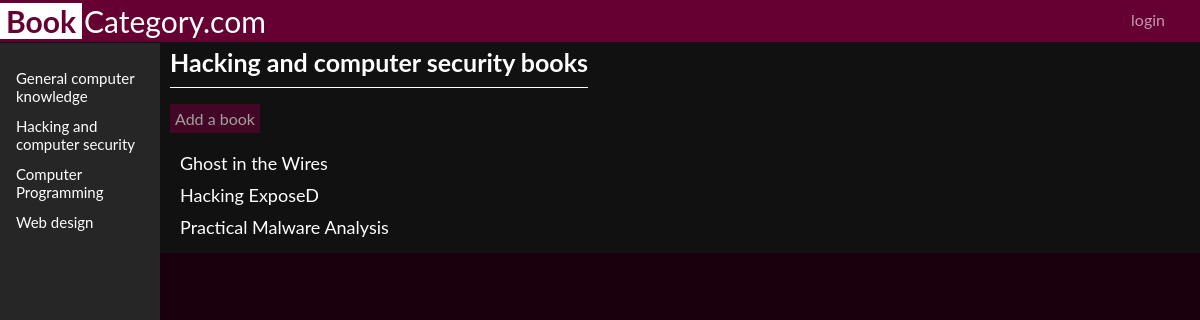
The app's page /catalog/2/books with its own data.
### database_setup.py (models this page shows, shortened)
class Category(Base):
    __tablename__ = 'category'
    id = Column(Integer, primary_key=True)
    name = Column(String(80), nullable=False)
    user_id = Column(Integer, ForeignKey('user.id'))
    user = relationship(User)

class Book(Base):
    __tablename__ = 'book'
    name = Column(String(80), nullable=False)
    description = Column(String(250))
    id = Column(Integer, primary_key=True)
    category_id = Column(Integer, ForeignKey('category.id'))
    category = relationship(Category)
    user_id = Column(Integer, ForeignKey('user.id'))
    user = relationship(User)

### item_catalog.py (the view)
@app.route('/catalog/<int:category_id>/books')
def showBooks(category_id):
    categories = session.query(Category).all()
    category = session.query(Category).filter_by(id=category_id).one()
    items = session.query(Book).filter_by(category_id=category_id).order_by(
                                                        asc(Book.name))
    return render_template('items.html', items=items,
                           categories=categories, category=category)

### templates/items.html (shortened to what this page needs)
<!DOCTYPE html>
<html lang="en">
<head>
  <link href="{{ url_for('static', filename='styles.css') }}" rel="stylesheet"/>
</head>
<body>
  <div class="header">
    <a href="/" style="text-decoration:none;color:white;"><span class="header-content"><strong>Book</strong>Category.com</span></a>
    {%if 'username' not in session%}
      <a href="/login"class="button" id="login-button">login</a>
      {%else%}
        <a href="/logout"class="button" id="login-button">logout</a>
      {%endif%}
  </div>
  <div class="sidenav">
    {% for category in categories %}
    <a href="{{url_for('showBooks', category_id = category.id)}}">{{category.name}}</a>
    {% endfor %}
  </div>
  <div class="main">
    <h2 class="title">{{category.name}} books</h2><br>
    <a class="button" id='add-button' href="{{url_for('newBook', category_id = category.id)}}"> Add a book</a><br><br>
    <div class="items">
      {%for item in items%}
      <div id="item-block">
        <a class="item" href="{{url_for('showBookInfo', category_id=category.id,item_id=item.id)}}">{{item.name}}</a><br>
      </div>
      {%endfor%}
    </div>
 </div>
</body>
</html>

### static/styles.css (style rules this page uses)
body { font-family: "Lato", sans-serif; margin-top: 0px; max-resolution: 0px; background-color: #1a000d; margin-right: 0px; margin-left: 0px; }
.header { position: fixed; top: 0; left: 0; width: 100%; margin-top: 0px; padding: 3px; padding-left: 0px; text-align: left; align-content: center; background: #660033; color: white; font-size: 30px; }
.header a { text-decoration:none; color:white }
.main { margin-top: 10px; padding-top: 37px; background-color: #111; padding-left: 170px; padding-bottom: 10px; color: white; }
.header-content strong { background-color: white; color: #660033; padding: 0px 6px; margin-right: 2px; }
.title { display: inline-block; color: white; font-size: 25px; margin-top: 0px; border-bottom: 1px solid white; padding-bottom:10px; text-decoration: none; font-weight: bold; }
.sidenav { height: 100%; width: 160px; position: fixed; z-index: 1; top: 1; left: 0; background-color: #262626; padding-top: 20px; margin: 33px 0px; }
.sidenav a { padding: 6px 8px 6px 16px; text-decoration: none; font-size: 15px; color: white; display: block; transition: 0.3s; }
.item { color: white; text-decoration: none; font-size: 18px; margin-bottom: 7px; transition: 0.3s; }
#item-block { padding: 5px 0px; }
#login-button { float: right; margin-right: 30px; margin-top: 1.6px; }
.button { background-color: #660033; border: none; margin-top: 10px; font-size: 16px; color: white; padding: 5px 5px; text-align: center; text-decoration: none; opacity: 0.6; transition: 0.3s; cursor: pointer }
.items { max-height: 100%; font-size: 13px; color: white; padding: 0px 10px; display: -webkit-flex; -webkit-flex-flow: column wrap; display: flex; flex-flow: column wrap; }

### records on screen
Category: name "General computer knowledge"
Category: name "Hacking and computer security"
Category: name "Computer Programming"
Category: name "Web design"
Book: name "Ghost in the Wires"
Book: name "Hacking ExposeD"
Book: name "Practical Malware Analysis"
